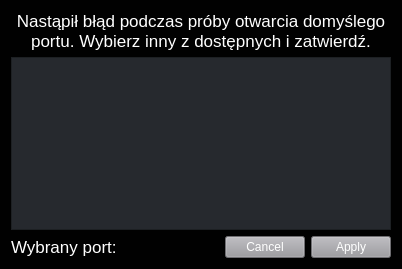
<?xml version="1.0" encoding="UTF-8"?>
<ui version="4.0">
 <class>Port_error</class>
 <widget class="QWidget" name="Port_error">
  <property name="geometry">
   <rect>
    <x>0</x>
    <y>0</y>
    <width>402</width>
    <height>269</height>
   </rect>
  </property>
  <property name="minimumSize">
   <size>
    <width>0</width>
    <height>0</height>
   </size>
  </property>
  <property name="windowTitle">
   <string>Błąd otawarcia portu</string>
  </property>
  <property name="styleSheet">
   <string notr="true">#Port_error {
background: #010101;
}


QListView{
background: #26292e;
color: #ffffff
}

QPushButton{
background: #9b9a9f;
color: white;

}

QPushButton:hover {
                         background-color: #b5b5b5;  
                     }
                         QPushButton:pressed {
                         background-color: #808080;  
                         }

QLabel{
color: #ffffff;
}</string>
  </property>
  <layout class="QGridLayout" name="gridLayout">
   <item row="0" column="0">
    <widget class="QLabel" name="label">
     <property name="font">
      <font>
       <pointsize>13</pointsize>
      </font>
     </property>
     <property name="text">
      <string>Nastąpił błąd podczas próby otwarcia domyślego portu. Wybierz inny z dostępnych i zatwierdź.</string>
     </property>
     <property name="alignment">
      <set>Qt::AlignCenter</set>
     </property>
     <property name="wordWrap">
      <bool>true</bool>
     </property>
    </widget>
   </item>
   <item row="1" column="0">
    <widget class="QListView" name="list_view">
     <property name="sizePolicy">
      <sizepolicy hsizetype="Minimum" vsizetype="Minimum">
       <horstretch>0</horstretch>
       <verstretch>0</verstretch>
      </sizepolicy>
     </property>
     <property name="font">
      <font>
       <pointsize>13</pointsize>
      </font>
     </property>
    </widget>
   </item>
   <item row="2" column="0">
    <layout class="QHBoxLayout" name="horizontalLayout">
     <item>
      <widget class="QLabel" name="label_2">
       <property name="font">
        <font>
         <pointsize>13</pointsize>
        </font>
       </property>
       <property name="text">
        <string>Wybrany port: </string>
       </property>
      </widget>
     </item>
     <item>
      <widget class="QDialogButtonBox" name="buttonBox">
       <property name="sizePolicy">
        <sizepolicy hsizetype="Fixed" vsizetype="Fixed">
         <horstretch>0</horstretch>
         <verstretch>0</verstretch>
        </sizepolicy>
       </property>
       <property name="standardButtons">
        <set>QDialogButtonBox::Apply|QDialogButtonBox::Cancel</set>
       </property>
      </widget>
     </item>
    </layout>
   </item>
  </layout>
 </widget>
 <resources/>
 <connections/>
</ui>
